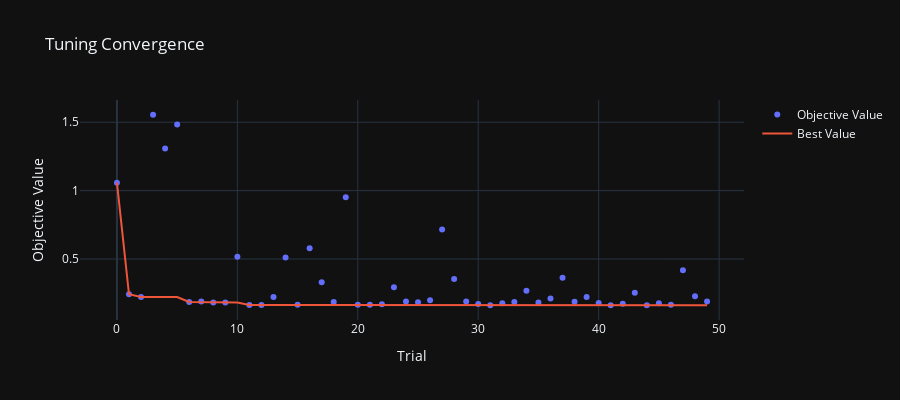
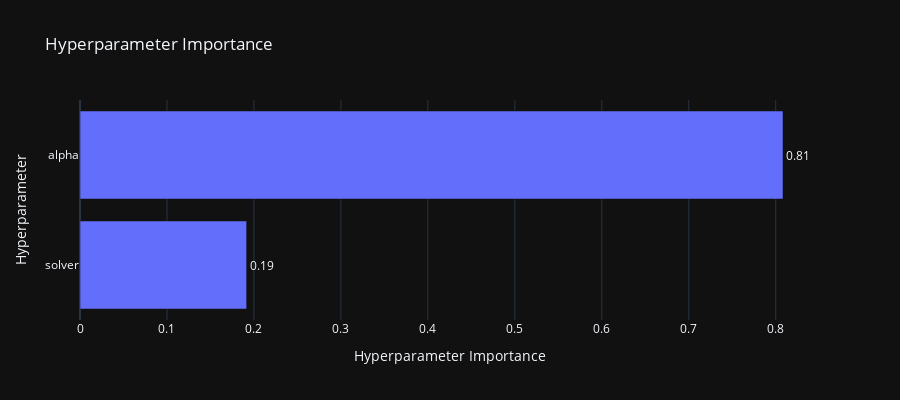

Notebook source saved alongside these figures, in order:
### Code cell
import optuna
from optuna.visualization import plot_optimization_history, plot_param_importances
from sklearn.model_selection import TimeSeriesSplit, KFold, cross_val_score
from sklearn.linear_model import Ridge, ElasticNet, Lasso
from sklearn.ensemble import RandomForestRegressor
from xgboost import XGBRegressor
import pandas as pd
import numpy as np

# Silence Optuna's extensive logging
optuna.logging.set_verbosity(optuna.logging.WARNING)

class HyperTuner:
    """
    Ultimate ML Pipeline: Section 5 - Bayesian Hyperparameter Optimization.
    Uses Optuna to fine-tune the champion model from the tournament.
    """
    def __init__(self, df, target_col, time_col=None):
        self.df = df.copy()
        self.target_col = target_col
        self.time_col = time_col
        self.best_params = {}
        
        # 1. Prepare Data (Lags & Sort)
        if self.time_col:
            self.df = self.df.sort_values(by=self.time_col)
            self.data = self._create_lags(self.df)
            self.cv = TimeSeriesSplit(n_splits=5)
            print("⏳ Tuning Mode: Time-Series Walk-Forward Validation")
        else:
            self.data = self.df.copy()
            self.cv = KFold(n_splits=5, shuffle=True, random_state=42)
            print("🎲 Tuning Mode: Standard K-Fold")

        self.X = self.data.drop(columns=[self.target_col])
        if self.time_col and self.time_col in self.X.columns:
            self.X = self.X.drop(columns=[self.time_col])
        self.y = self.data[self.target_col]

    def _create_lags(self, df, lags=[1, 2, 3]):
        df_lagged = df.copy()
        for lag in lags:
            df_lagged[f'target_lag_{lag}'] = df_lagged[self.target_col].shift(lag)
        return df_lagged.dropna()

    def _get_search_space(self, trial, model_name):
        """
        Universal Search Space Registry.
        Defines the hyperparameter grid based on the model name.
        """
        # --- LINEAR MODELS ---
        if "Ridge" in model_name:
            return {
                # Alpha is the regularization strength. 
                # Log scale allows us to search 0.001 and 100 with equal priority.
                "alpha": trial.suggest_float("alpha", 1e-4, 100.0, log=True),
                "solver": trial.suggest_categorical("solver", ['auto', 'svd', 'cholesky', 'lsqr'])
            }
        
        elif "Lasso" in model_name:
            return {
                "alpha": trial.suggest_float("alpha", 1e-4, 100.0, log=True),
                "selection": trial.suggest_categorical("selection", ['cyclic', 'random'])
            }

        elif "ElasticNet" in model_name:
            return {
                "alpha": trial.suggest_float("alpha", 1e-4, 100.0, log=True),
                "l1_ratio": trial.suggest_float("l1_ratio", 0.0, 1.0)
            }

        # --- TREE MODELS ---
        elif "XGBoost" in model_name:
            return {
                "n_estimators": trial.suggest_int("n_estimators", 100, 1000),
                "learning_rate": trial.suggest_float("learning_rate", 0.01, 0.3, log=True),
                "max_depth": trial.suggest_int("max_depth", 3, 10),
                "subsample": trial.suggest_float("subsample", 0.5, 1.0),
                "colsample_bytree": trial.suggest_float("colsample_bytree", 0.5, 1.0)
            }
        
        elif "Random Forest" in model_name:
            return {
                "n_estimators": trial.suggest_int("n_estimators", 100, 500),
                "max_depth": trial.suggest_int("max_depth", 5, 30),
                "min_samples_split": trial.suggest_int("min_samples_split", 2, 15),
                "min_samples_leaf": trial.suggest_int("min_samples_leaf", 1, 10)
            }
            
        else:
            raise ValueError(f"🚨 Model '{model_name}' is not in the HyperTuner registry yet.")

    def optimize(self, model_name, n_trials=30):
        print(f"🎯 Optimizing {model_name} with {n_trials} trials...")
        
        def objective(trial):
            params = self._get_search_space(trial, model_name)
            
            # Instantiate the correct model dynamically
            if "Ridge" in model_name: model = Ridge(**params)
            elif "Lasso" in model_name: model = Lasso(**params)
            elif "ElasticNet" in model_name: model = ElasticNet(**params)
            elif "XGBoost" in model_name: model = XGBRegressor(**params, n_jobs=-1, random_state=42)
            elif "Random Forest" in model_name: model = RandomForestRegressor(**params, n_jobs=-1, random_state=42)
            
            # Cross Validate
            scores = cross_val_score(
                model, self.X, self.y, cv=self.cv, 
                scoring='neg_mean_absolute_error', n_jobs=-1
            )
            return -scores.mean() # Minimize MAE

        study = optuna.create_study(direction="minimize")
        study.optimize(objective, n_trials=n_trials)
        
        self.best_params = study.best_params
        print(f"✅ Best MAE: {study.best_value:.5f}")
        print(f"✅ Best Params: {self.best_params}")
        
        return study

    def visualize_tuning(self, study):
        """Generates Optuna's native interactive plots."""
        # 1. History: Did we converge?
        fig_hist = plot_optimization_history(study)
        fig_hist.update_layout(title="Tuning Convergence", template="plotly_dark", height=400)
        
        # 2. Importance: Which parameter mattered most?
        fig_imp = plot_param_importances(study)
        fig_imp.update_layout(title="Hyperparameter Importance", template="plotly_dark", height=400)
        
        return fig_hist, fig_imp

# --- Usage Example for your Winner ---
tuner = HyperTuner(scaled_df, target_col=target_variable, time_col='Roky')

# # Since Ridge (L2) won your tournament, we tune that specifically:
study = tuner.optimize("Ridge", n_trials=50)

# # Visualize
fig1, fig2 = tuner.visualize_tuning(study)
fig1.show()
fig2.show()

### Figure 1 — Plotly figure (JSON) as saved in the notebook; plotly's stock layout.template omitted (floating-point values rounded to 4 significant figures)
{"data": [{"mode": "markers", "name": "Objective Value", "type": "scatter", "x": [0, 1, 2, 3, 4, 5, 6, 7, 8, 9, 10, 11, 12, 13, 14, 15, 16, 17, 18, 19, 20, 21, 22, 23, 24, 25, 26, 27, 28, 29, 30, 31, 32, 33, 34, 35, 36, 37, 38, 39, 40, 41, 42, 43, 44, 45, 46, 47, 48, 49], "y": [1.058, 0.2422, 0.2222, 1.555, 1.309, 1.484, 0.1856, 0.1895, 0.1821, 0.1826, 0.5159, 0.1646, 0.1633, 0.2221, 0.5121, 0.1665, 0.5787, 0.3305, 0.1862, 0.9522, 0.1661, 0.1664, 0.1689, 0.2941, 0.1893, 0.1842, 0.198, 0.7156, 0.3537, 0.1888, 0.1709, 0.1621, 0.1774, 0.1861, 0.2683, 0.1819, 0.2115, 0.3632, 0.1876, 0.2231, 0.1794, 0.1622, 0.1724, 0.254, 0.1623, 0.1763, 0.1663, 0.418, 0.2273, 0.1893]}, {"mode": "lines", "name": "Best Value", "type": "scatter", "x": [0, 1, 2, 3, 4, 5, 6, 7, 8, 9, 10, 11, 12, 13, 14, 15, 16, 17, 18, 19, 20, 21, 22, 23, 24, 25, 26, 27, 28, 29, 30, 31, 32, 33, 34, 35, 36, 37, 38, 39, 40, 41, 42, 43, 44, 45, 46, 47, 48, 49], "y": [1.058, 0.2422, 0.2222, 0.2222, 0.2222, 0.2222, 0.1856, 0.1856, 0.1821, 0.1821, 0.1821, 0.1646, 0.1633, 0.1633, 0.1633, 0.1633, 0.1633, 0.1633, 0.1633, 0.1633, 0.1633, 0.1633, 0.1633, 0.1633, 0.1633, 0.1633, 0.1633, 0.1633, 0.1633, 0.1633, 0.1633, 0.1621, 0.1621, 0.1621, 0.1621, 0.1621, 0.1621, 0.1621, 0.1621, 0.1621, 0.1621, 0.1621, 0.1621, 0.1621, 0.1621, 0.1621, 0.1621, 0.1621, 0.1621, 0.1621]}, {"marker": {"color": "#cccccc"}, "mode": "markers", "name": "Infeasible Trial", "showlegend": false, "type": "scatter", "x": [], "y": []}], "layout": {"height": 400, "title": {"text": "Tuning Convergence"}, "xaxis": {"title": {"text": "Trial"}}, "yaxis": {"title": {"text": "Objective Value"}}}}

### Figure 2 — Plotly figure (JSON) as saved in the notebook; plotly's stock layout.template omitted (floating-point values rounded to 4 significant figures)
{"data": [{"cliponaxis": false, "hovertemplate": ["solver (CategoricalDistribution): 0.1916294055275983<extra></extra>", "alpha (FloatDistribution): 0.8083705944724017<extra></extra>"], "name": "Objective Value", "orientation": "h", "text": ["0.19", "0.81"], "textposition": "outside", "type": "bar", "x": [0.1916, 0.8084], "y": ["solver", "alpha"]}], "layout": {"height": 400, "title": {"text": "Hyperparameter Importance"}, "xaxis": {"title": {"text": "Hyperparameter Importance"}}, "yaxis": {"title": {"text": "Hyperparameter"}}}}
